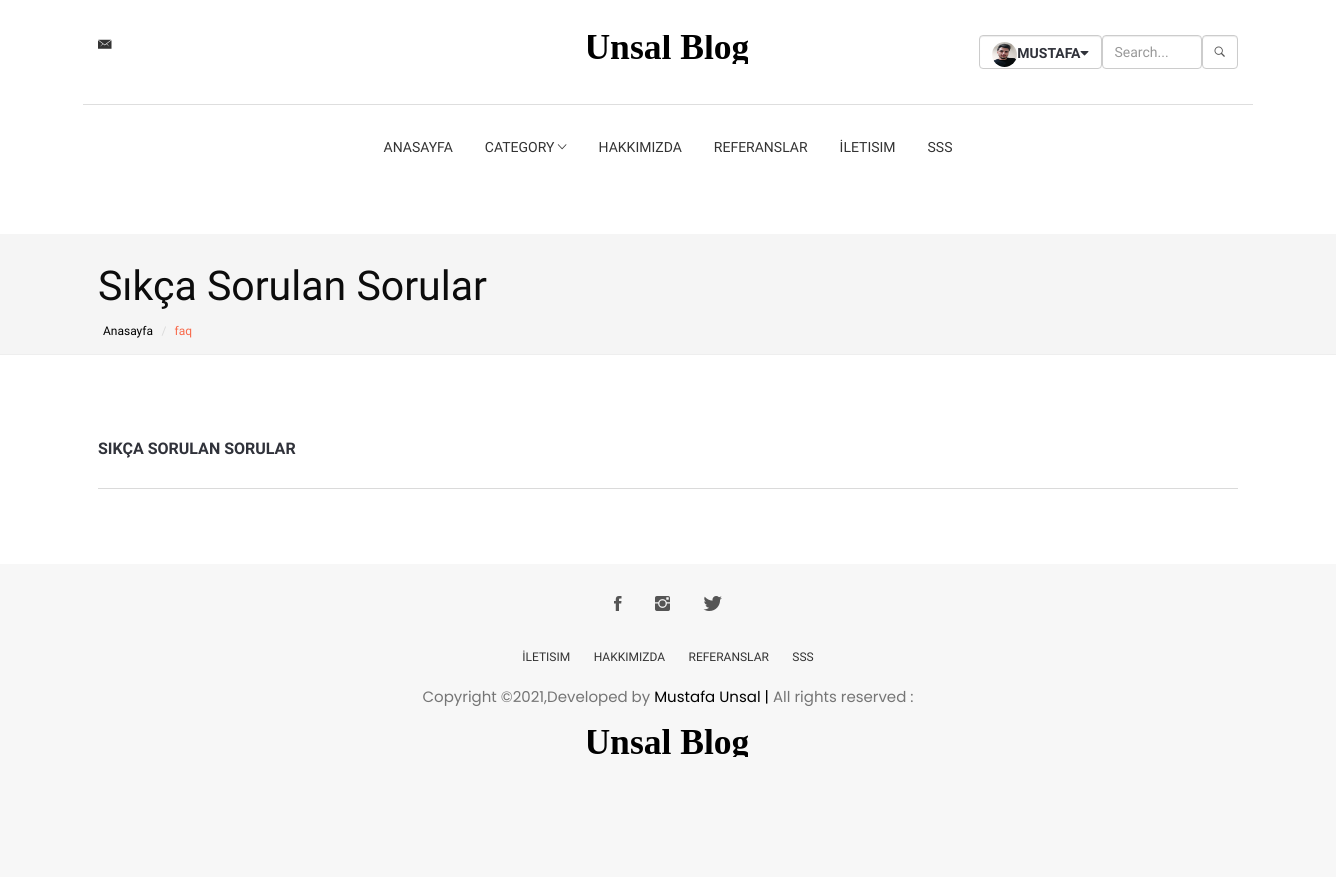
Before: /faq/ (signed in) with the older database file.
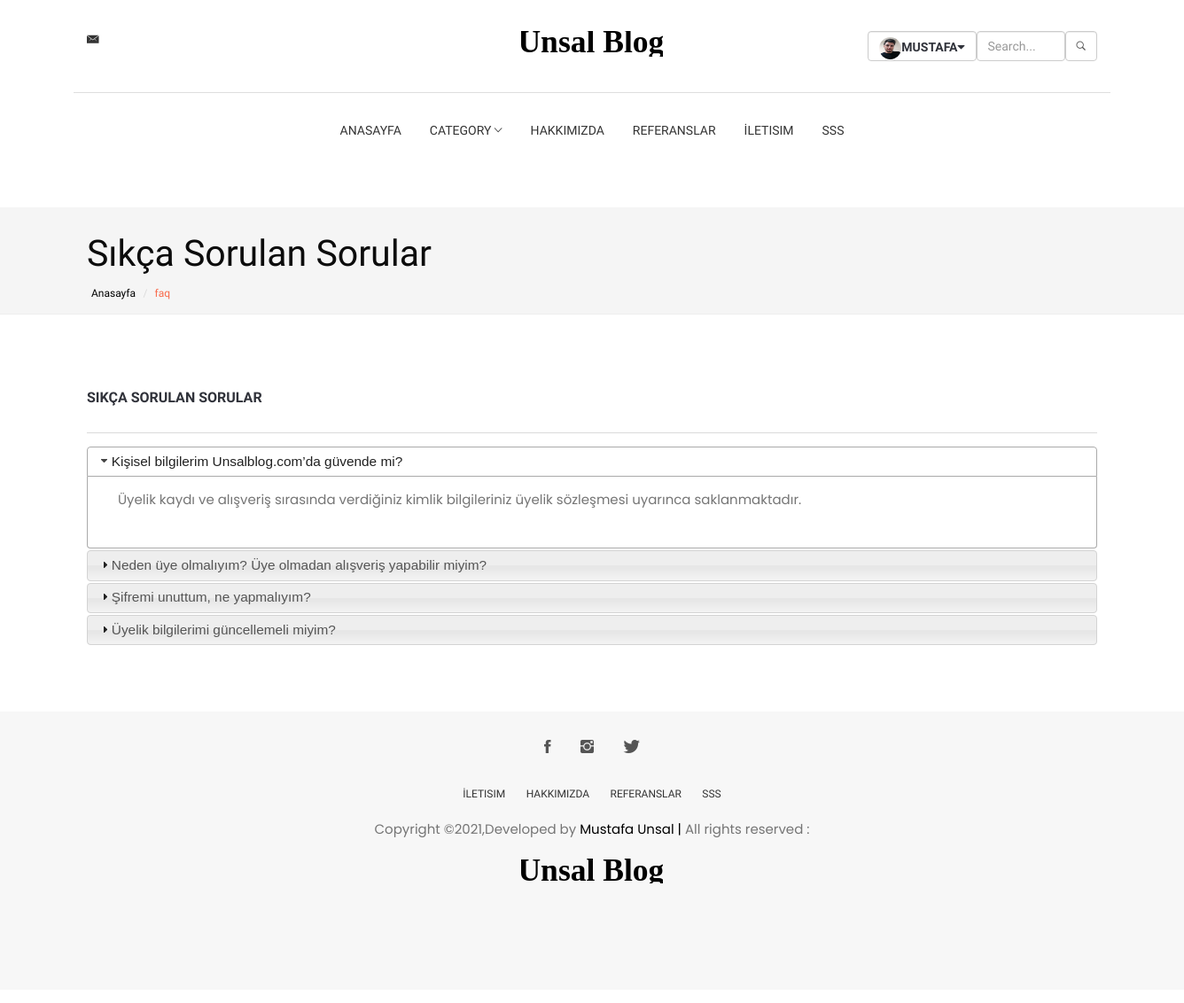
After: the same page with the newer database file.
### home/models.py (models this page shows, shortened)
class UserProfile(models.Model):  #user profil resim işlemleri
    user = models.OneToOneField(User,on_delete=models.CASCADE)
    phone = models.CharField(blank=True, max_length=15)
    address = models.CharField(blank=True, max_length=50)
    city = models.CharField(blank=True, max_length=20)
    country = models.CharField(blank=True, max_length=20)
    image = models.ImageField(blank=True, upload_to='images/users/')
    def image_tag(self):    #resmi admin panelde göstermesi için
        return mark_safe('<img src="{}" height="50"/>'.format(self.image.url))
    image_tag.short_description = 'Image'

class FAQ(models.Model):
    STATUS = (
        ('True', 'True'),
        ('False', 'False'),
    )
    ordernumber = models.IntegerField()
    question = models.CharField(max_length=200)
    answer = models.TextField()
    status=models.CharField(max_length=10, choices=STATUS)
    create_at=models.DateTimeField(auto_now_add=True)
    update_at=models.DateTimeField(auto_now=True)

### home/views.py (the view)
# urls.py: path('faq/', views.faq, name='faq'),
def faq(request):
    category = Category.objects.all()
    faq = FAQ.objects.filter(status="True").order_by("ordernumber")
    context = {
        'category': category,
        'faq': faq,
    }
    return render(request, 'faq.html', context)

### home/templates/faq.html (shortened to what this page needs)
{% extends 'homebase.html' %}
{% block sidebar %}{% include 'sidebar.html' %}{% endblock %}
{% block content %}
    <section class="page-header">
        <div class="container">
            <div class="row">
                <div class="col-md-12">
                    <div class="content">
                        <h1 class="page-name" style="color: #0c0c0c">Sıkça Sorulan Sorular</h1>
                        <ol class="breadcrumb">
                            <li><a href="/">Anasayfa</a></li>
                            <li class="active">faq</li>
                        </ol>
                    </div>
                </div>
            </div>
        </div>
    </section>
    <div class="section">
        <div class="container">
            <div class="row">
                <div class="col-md-12">
                    <div class="section-row">
                        <div class="section-title">
                            <h2 class="title">Sıkça Sorulan Sorular</h2>
                        </div>
                        <div id="accordion">
                            {% for rs in faq %}
                                <h3>{{ rs.question }}</h3>
                                <div>
                                    <p>
                                        {{ rs.answer }}
                                    </p>
                                </div>
                            {% endfor %}
                        </div>
                    </div>
                </div>
            </div>
        </div>
    </div>
{% endblock %}

### home/templates/homebase.html (shortened to what this page needs)
{% load static %}
<!DOCTYPE html>
<html lang="en">
<head>
    <link type="text/css" rel="stylesheet" href="{% static 'css/bootstrap.min.css'%}" />
    <link rel="stylesheet" href="{% static 'css/font-awesome.min.css'%}">
    <link type="text/css" rel="stylesheet" href="{% static 'css/style.css'%}" />
    <link rel="stylesheet" href="{% static 'plugins/themefisher-font/style.css'%}">
    <link rel="stylesheet" href="{% static 'plugins/bootstrap/css/bootstrap.min.css'%}">
    <link rel="stylesheet" href="{% static 'plugins/animate/animate.css'%}">
    <link rel="stylesheet" href="{% static 'plugins/slick/slick.css'%}">
    <link rel="stylesheet" href="{% static 'plugins/slick/slick-theme.css'%}">
    <link rel="stylesheet" href="{% static 'css/style1.css'%}">
    <link type="text/css" rel="stylesheet" href="{% static 'css1/bootstrap.min.css'%}" />
    <link type="text/css" rel="stylesheet" href="{% static 'css1/slick.css'%}" />
    <link type="text/css" rel="stylesheet" href="{% static 'css1/slick-theme.css'%}" />
    <link type="text/css" rel="stylesheet" href="{% static 'css1/nouislider.min.css'%}" />
    <link rel="stylesheet" href="{% static 'css1/font-awesome.min.css'%}">
    <link type="text/css" rel="stylesheet" href="{% static 'css1/style.css'%}" />
    <link rel="stylesheet" href="https://ajax.googleapis.com/ajax/libs/jqueryui/1.11.4/themes/smoothness/jquery-ui.css">
</head>
<body>
   {% include 'header.html' %}
   {% block sidebar %} {% endblock %}
   {% block content %} {% endblock %}
   {% include 'footer.html' %}
</body>
</html>

### home/templates/header.html (shortened to what this page needs)
{% load static %}
<section class="top-header">
    <div class="container">
        <div class="row">
            <div class="col-md-4 col-xs-12 col-sm-4">
                <div class="contact-number">
                    <i class="tf-ion-ios-email"></i>
                </div>
            </div>
            <div class="col-md-4 col-xs-12 col-sm-4">
                <div class="logo text-center">
                    <a href="/">
                        <svg width="160px" height="29px" viewBox="0 0 180 29" version="1.1"
                             xmlns="http://www.w3.org/2000/svg"
                             xmlns:xlink="http://www.w3.org/1999/xlink">
                            <g id="Page-1" stroke="none" stroke-width="1" fill="none" fill-rule="evenodd" font-size="40"
                               font-family="AustinBold, Austin" font-weight="bold">
                                <g id="Group" transform="translate(-108.000000, -297.000000)" fill="#000000">
                                    <text id="AVIATO">
                                        <tspan x="104" y="322">Unsal Blog</tspan>
                                    </text>
                                </g>
                            </g>
                        </svg>
                    </a>
                </div>
            </div>
            <div class="col-md-4 col-xs-12 col-sm-4">
                <div class="pull-right">
                    <table>
                        <tr>
                            <td class="header-account dropdown default-dropdown">
                                {% if user.id is not None %}
                                    <div class="dropdown-toggle" role="button" data-toggle="dropdown"
                                         aria-expanded="true">
                                        <div class="form-control">
                                            <strong class="text-uppercase"><img src="{{ user.userprofile.image.url }}" style="height: 25px;width: 25px;border-radius:100% ">{{ user.first_name }}<i
                                                    class="fa fa-caret-down"></i></strong>
                                        </div>
                                    </div>
                                {% else %}
                                    <div class="form-control">
                                       <strong style=""> <a href="/login/" class="text-uppercase" style="color: darkblue;"><i class="fa fa-unlock-alt"></i> Login</a>
                                       </strong> | <a href="/signup/" class="text-uppercase"><i class="fa fa-user-plus"></i> Signup</a>
                                    </div>
                                {% endif %}
                            </td>
                            <td>
                                <table>
                                    <tr>
                                        <form action="/search/" method="post">
                                            <td><input type="search" class="form-control" placeholder="Search..."
                                                       name="query"
                                                       id="query" style="width: 100px"></td>
                                            <td>
                                                <button type="submit" class="form-control"><i
                                                        class="tf-ion-ios-search-strong"></i></button>
                                            </td>
                                        </form>
                                    </tr>
                                </table>
                            </td>
                        </tr>
                    </table>
                </div>
            </div>
        </div>
    </div>
</section>

### home/templates/sidebar.html (shortened to what this page needs)
{% load static %}
<section class="menu">
    <nav class="navbar navigation">
        <div class="container">
                    {% load mptt_tags %}
            <div id="navbar" class="navbar-collapse collapse text-center">
                <ul class="nav navbar-nav">
                    <li class="dropdown ">
                        <a href="/">Anasayfa</a>
                    </li>
                    <li class="dropdown dropdown-slide">
                        <a href="#!" class="dropdown-toggle" data-toggle="dropdown" data-hover="dropdown"
                           data-delay="350"
                           role="button" aria-haspopup="true" aria-expanded="false">Category <span
                                class="tf-ion-ios-arrow-down"></span></a>
                                {% load mptt_tags %}
                    </li>
                    <li class="dropdown ">
                        <a href="/hakkimizda">Hakkımızda</a>
                    </li>
                    <li class="dropdown ">
                        <a href="/referanslarimiz">Referanslar</a>
                    </li>
                    <li class="dropdown ">
                        <a href="/iletisim">İletisim</a>
                    </li>
                    <li class="dropdown ">
                        <a href="/faq">SSS</a>
                    </li>
                </ul>
            </div>
        </div>
    </nav>
</section>

### home/templates/footer.html (shortened to what this page needs)
{% load static %}
<footer class="footer section text-center">
    <div class="container">
        <div class="row">
            <div class="col-md-12">
                <ul class="social-media">
                    <li>
                        <a href="{{ settings.facebook }}">
                            <i class="tf-ion-social-facebook"></i>
                        </a>
                    </li>
                    <li>
                        <a href="{{ settings.instagram }}">
                            <i class="tf-ion-social-instagram"></i>
                        </a>
                    </li>
                    <li>
                        <a href="{{ settings.twitter }}">
                            <i class="tf-ion-social-twitter"></i>
                        </a>
                    </li>
                </ul>
                <ul class="footer-menu text-uppercase">
                    <li>
                        <a href="/iletisim">İletisim</a>
                    </li>
                    <li>
                        <a href="/hakkimizda">Hakkımızda</a>
                    </li>
                    <li>
                        <a href="/referanslarimiz">Referanslar</a>
                    </li>
                    <li>
                        <a href="/faq">SSS</a>
                    </li>
                </ul>
                <p class="copyright-text">Copyright &copy;2021,Developed by <a>Mustafa Unsal | </a>All rights reserved :{{ settings.company }}</p>
                <div class="footer-logo">
                    <div class="logo text-center">
                        <a href="/">
                            <svg width="160px" height="29px" viewBox="0 0 180 29" version="1.2"
                                 xmlns="http://www.w3.org/2000/svg"
                                 xmlns:xlink="http://www.w3.org/1999/xlink">
                                <g id="Page-1" stroke="none" stroke-width="1" fill="none" fill-rule="evenodd"
                                   font-size="40"
                                   font-family="AustinBold, Austin" font-weight="bold">
                                    <g id="Group" transform="translate(-108.000000, -297.000000)" fill="#000000">
                                        <text id="AVIATO">
                                            <tspan x="104" y="325">Unsal Blogs</tspan>
                                        </text>
                                    </g>
                                </g>
                            </svg>
                        </a>
                    </div>
                </div>
                <br>
            </div>
        </div>
    </div>
</footer>

Changed rows visible on the page:
added FAQ: question "Kişisel bilgilerim Unsalblog.com’da güvende mi?", answer "Üyelik kaydı ve alışveriş sırasında verdiğiniz kimlik bilgileriniz üyelik sözleşmesi uyarınca saklanmaktadır."
added FAQ: question "Neden üye olmalıyım? Üye olmadan alışveriş yapabilir miyim?"
added FAQ: question "Şifremi unuttum, ne yapmalıyım?"
added FAQ: question "Üyelik bilgilerimi güncellemeli miyim?"
